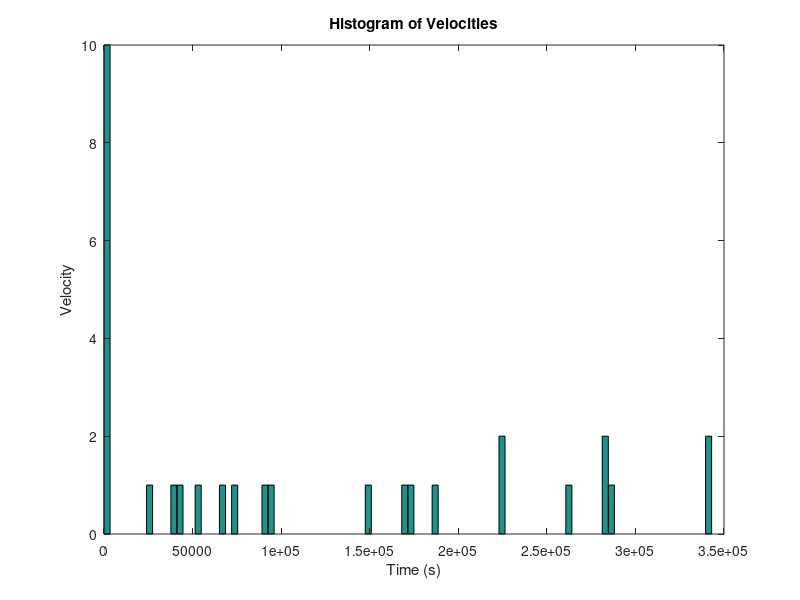
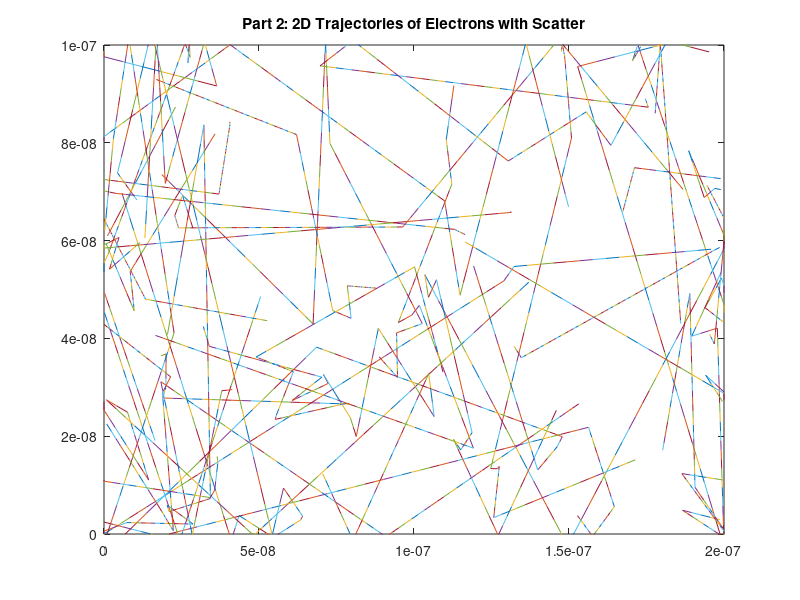

MATLAB code for these plots, in order:
close all;
clear;

%size of region
xsize= 200e-9;
xstart= 0;
ysize= 100e-9;
ystart= 0;
%positions
i= 1;
j= 1;
initialpos= zeros(50,8);
prevpos= zeros(50,8);

T= 300;
m0= 9.11e-31;
meff= 0.26*m0;
kb= 1.38e-23;
numofelec= 100;
time= 0;
velocity= sqrt((kb*T)/meff);

tmn= 0.2e-12;
pscat= 1-exp(-1e-14/tmn);
velocity2= zeros(1,30);
for i=1:1:20
    j= 1;
    for j=1:1:4
        if(j==1)
            randx= rand(1,1);
            initialpos(i,j)= randx*200e-9; 
        elseif(j==2)
            randy= rand(1,1);
            initialpos(i,j)= randy*100e-9; 
        elseif(j==3)
            randd= rand(1,1);
            initialpos(i,j)= randd*2*pi;
        else
            randvx= randn(1,1);
            randvy= randn(1,1);
            vx= velocity*randvx;
            vy= velocity*randvy;
            vth= sqrt(vx^2+vy^2);
            initialpos(i,j)= vth; 
            velocity2(1,i) = initialpos(i,j);
        end
        j=j+1;  
    end        
    i=i+1;
end
figure(1);
hist(velocity2, 100);
title 'Histogram of Velocities';
xlabel 'Time (s)';
ylabel 'Velocity';
timestep = 1e-14;
finaltime = 1e-12;
totaltime = finaltime/timestep;
T = zeros(1,totaltime);
count = zeros(totaltime);
velocity2= zeros(1,totaltime);
figure(2);

%(j,1) x position
%(j,2) y position
%(j,3) velocity
%(j,4) direction
%Boundary conditions: 
for i =0:timestep:finaltime
      count(1,:)= timestep*2;
    for j=1:1:30
        
        if ((initialpos(j,1)+initialpos(j,2)*timestep)>=xsize)
            initialpos(j,1) = xstart;
            prevpos(j,1) = xstart;
        elseif((initialpos(j,1)+initialpos(j,2)*timestep)<=xstart)
            initialpos(j,1)=xsize;
            prevpos(j,1) = xsize; 
        end
        if((initialpos(j,2)+initialpos(j,1)*timestep)>=ysize)
            initialpos(j,4) = -initialpos(j,4);
            initialpos(j,3) = pi - initialpos(j,3); 
        elseif((initialpos(j,2)+initialpos(j,1)*timestep)<=ystart)
            initialpos(j,4) = -initialpos(j,4);
            initialpos(j,3) = pi - initialpos(j,3); 
        end
        if pscat>rand()
            newrandom= rand(1,1);
            initialpos(j,3)= newrandom*2*pi;
            randvx= randn(1,1);
            vx= velocity*randvx;
            randvy= randn(1,1);
            vy= velocity*randvy;
            vth= sqrt(vx^2+vy^2);
            initialpos(j,4) = vth;
        end
    %getting initial positions
    plot([prevpos(j,1),initialpos(j,1)],[prevpos(j,2),initialpos(j,2)]);
    axis([0 200e-9 0 100e-9]); 
        
    T(1,:) = ((initialpos(j,3)/timestep)*meff)/kb;
        
    end
    prevpos(:,1) = initialpos(:,1);
    prevpos(:,2) = initialpos(:,2);
    %making the x and y components move through time
    initialpos(:,1) = initialpos(:,1) + initialpos(:,4).*cos(initialpos(:,3)).*timestep; %x
    initialpos(:,2) = initialpos(:,2) + initialpos(:,4).*sin(initialpos(:,3)).*timestep; %y
    

title 'Part 2: 2D Trajectories of Electrons with Scatter';
hold on;
pause(0.01);
     
end
 
  